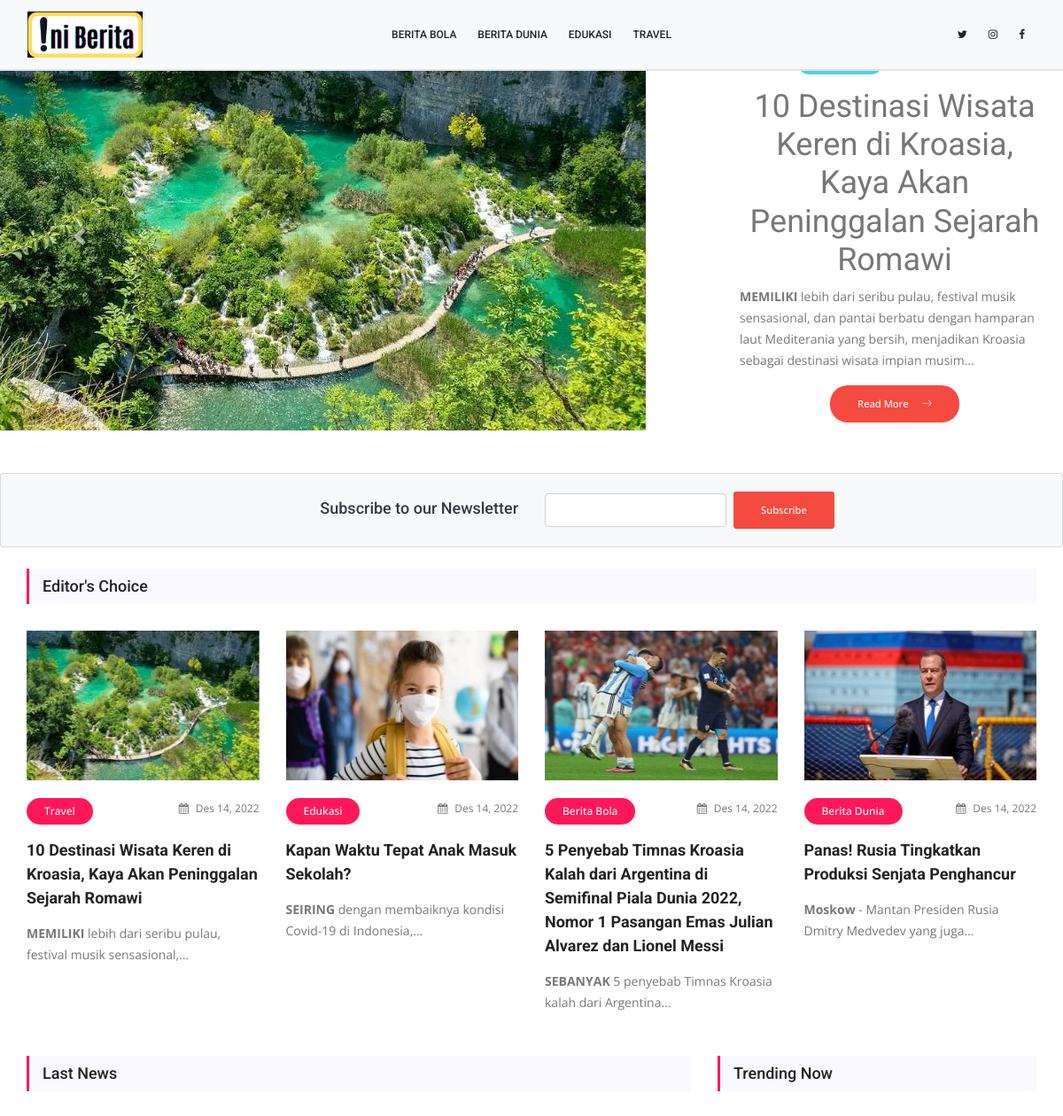
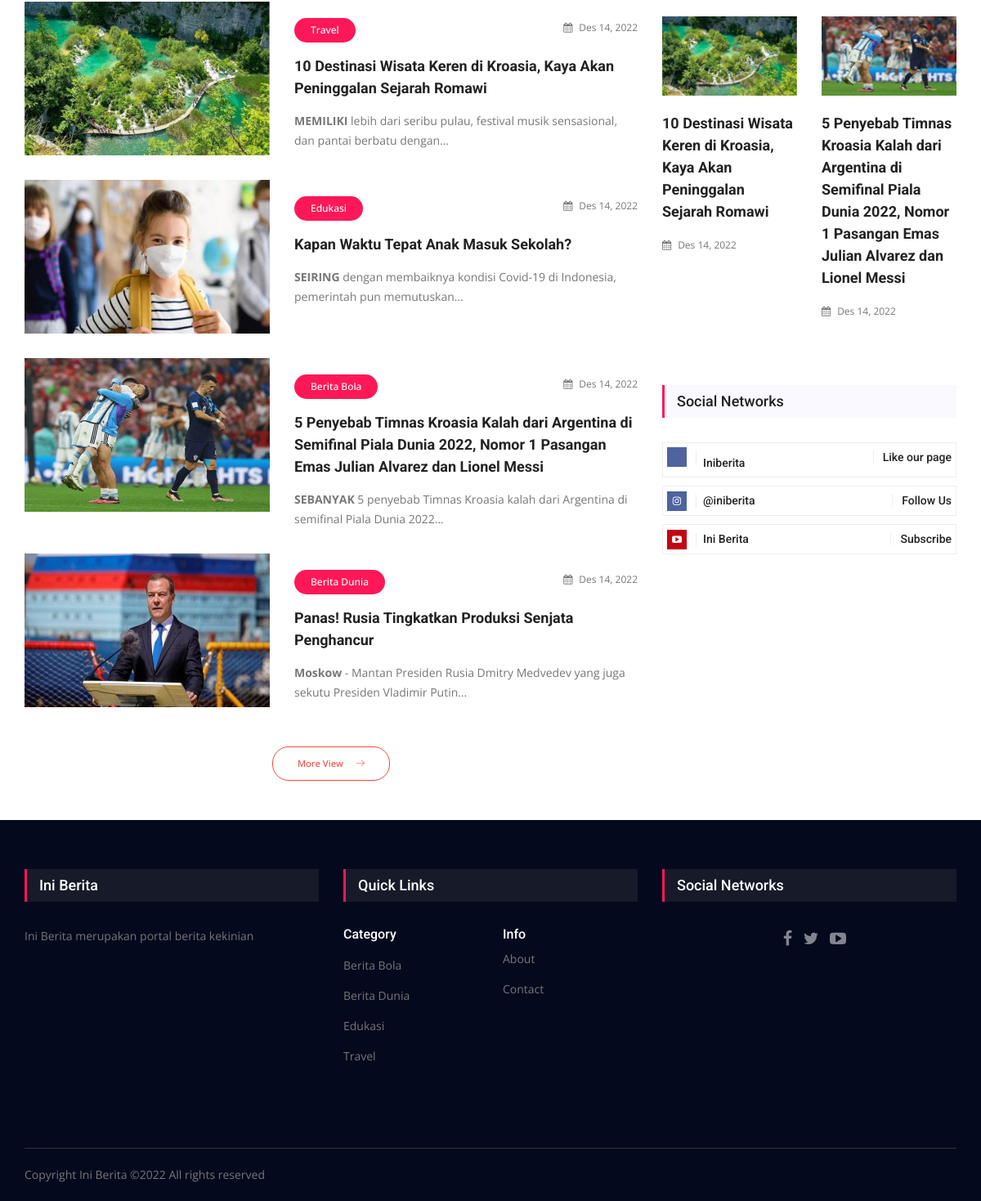
The page / on the database its author committed (2 pictures, top to bottom).
### tables this page shows
CREATE TABLE `category` (
  `id` int(11) NOT NULL,
  `category_name` varchar(100) NOT NULL,
  `slug` varchar(255) NOT NULL,
  `is_active` char(1) NOT NULL
);

CREATE TABLE `posting` (
  `id` int(11) NOT NULL,
  `title` varchar(255) NOT NULL,
  `seo_title` varchar(255) NOT NULL,
  `content` text NOT NULL,
  `featured` char(1) NOT NULL,
  `choice` char(1) NOT NULL,
  `thread` char(1) NOT NULL,
  `id_category` int(11) NOT NULL,
  `photo` varchar(255) NOT NULL,
  `is_active` char(1) NOT NULL,
  `date` date NOT NULL
);

### application/controllers/Home.php (called while the page is built, shortened)
<?php
class Home extends CI_Controller {
   public function __construct()
   {
      $this->load->model('identity_model', 'identity', true);
      $this->load->model('banner_model', 'banner', true);
      $this->load->model('posting_model', 'posting', true);
      $this->load->model('category_model', 'category', true);
   }
   public function index()
   {
      $data['favicon']     = $this->identity->getIdentity();
      $data['title']       = 'Home';
      $data['banner']      = $this->banner->getBanner();
      $data['featured']    = $this->posting->getFeatured();
      $data['choice']      = $this->posting->getChoice();
      $data['popular']     = $this->posting->getMostPopular();
      $data['trending']    = $this->posting->getThread();
      $data['lastNews']    = $this->posting->getLastNews();
      $data['video_game']  = $this->posting->getVideoGames();
      $data['category']    = $this->category->getCategory();
      $data['page'] = 'home';
      $this->load->view('front/layouts/app', $data);
   }
}

### index.php (called while the page is built, shortened)
<?php
require_once BASEPATH.'core/CodeIgniter.php';

### application/models/Category_model.php (called while the page is built, shortened)
<?php
class Category_model extends CI_Model {
   private $table = 'category';
   public function getCategory()
   {
      return $this->db->get($this->table)->result();
   }
}

### application/models/Posting_model.php (called while the page is built, shortened)
<?php
class Posting_model extends CI_Model {
   public function getChoice()
   {
      $this->db->from('posting');
      $this->db->join('category', 'category.id = posting. id_category');
      $this->db->where('choice', 'Y');
      $this->db->where('posting.is_active', 'Y');
      $this->db->order_by('posting.id', 'desc');
      $this->db->limit(4);
      return $this->db->get()->result();
   }
   public function getThread()
   {
      $this->db->from('posting');
      $this->db->join('category', 'category.id = posting. id_category');
      $this->db->where('thread', 'Y');
      $this->db->where('posting.is_active', 'Y');
      $this->db->order_by('posting.id', 'desc');
      $this->db->limit(4);
      return $this->db->get()->result();
   }
   public function getFeatured()
   {
      $this->db->from('posting');
      $this->db->join('category', 'category.id = posting. id_category');
      $this->db->where('featured', 'Y');
      $this->db->where('posting.is_active', 'Y');
      $this->db->order_by('posting.id', 'desc');
      $this->db->limit(3);
      return $this->db->get()->result();
   }
   public function getLastNews()
   {
      $this->db->from('posting');
      $this->db->join('category', 'category.id = posting. id_category');
      $this->db->where('posting.is_active', 'Y');
      $this->db->order_by('posting.id', 'desc');
      $this->db->limit(4);
      return $this->db->get()->result();
   }
   public function getMostPopular()
   {
      $this->db->from('posting');
      $this->db->join('category', 'category.id = posting. id_category');
      $this->db->where('thread', 'Y');
      $this->db->where('posting.is_active', 'Y');
      $this->db->order_by('posting.id', 'desc');
      $this->db->limit(1);
      return $this->db->get()->row();
   }
   public function getVideoGames()
   {
      $this->db->from('posting');
      $this->db->join('category', 'category.id = posting. id_category');
      $this->db->where('category.slug', 'video-game');
      $this->db->where('posting.is_active', 'Y');
      $this->db->order_by('posting.id', 'desc');
      $this->db->limit(5);
      return $this->db->get()->result();
   }
}

### application/helpers/dateindo_helper.php (called while the page is built, shortened)
<?php
function mediumdate_indo($tgl){
   $ubah = gmdate($tgl, time()+60*60*8);
   $pecah = explode("-",$ubah);
   $tanggal = $pecah[2];
   $bulan = medium_bulan($pecah[1]);
   $tahun = $pecah[0];
   return $bulan . ' ' . $tanggal . ', ' . $tahun;
}
function medium_bulan($bln){
   switch ($bln)
   {
      case 12:
         return "Des";
         break;
   }
}

### application/views/front/pages/home.php (the view, shortened to what this page needs)
<div id="carouselExampleIndicators" class="carousel slide" data-ride="carousel">
   <div class="carousel-inner">
      <?php $no = 0;?>
      <?php foreach($featured as $f) : ?>
         <?php $no++;  ?>
         <div class="carousel-item <?php if($no <= 1) { echo "active"; } ?> ">
            <div class="row align-items-center my-5">
               <div class="col-lg-8">
                  <img class="img-fluid mb-4 mb-lg-0" src="<?= base_url("images/posting/$f->photo") ?>" alt="">
               </div>
               <div class="col-lg-4">
                  <div class="container">
                     <div class="date text-center">
                        <a class="genric-btn success circle small" href="<?= base_url("blog/category/$f->slug") ?>"><?= $f->category_name ?></a>
                        <a href="<?= base_url("blog/read/$f->seo_title") ?>"><i class="fa fa-calendar" aria-hidden="true"></i>March 14, 2018</a>
                     </div>
                     <h1 class="font-weight-light text-center"><?= $f->title ?></h1>
                     <p><?= character_limiter($f->content, 200) ?></p>
                     <div class="row">
                        <div class="col text-center">
                           <a href="<?= base_url("blog/read/$f->seo_title") ?>" class="genric-btn danger circle arrow">Read More<span class="lnr lnr-arrow-right"></span></a>
                        </div>
                     </div>
                  </div>
               </div>
            </div>
         </div>
      <?php endforeach ?>
   </div>
   <a class="carousel-control-prev" href="#carouselExampleIndicators" role="button" data-slide="prev">
      <span class="carousel-control-prev-icon" aria-hidden="true"></span>
   </a>
   <a class="carousel-control-next" href="#carouselExampleIndicators" role="button" data-slide="next">
      <span class="carousel-control-next-icon" aria-hidden="true"></span>
   </a>
</div>
<div class="card bg-light text-center">
   <div class="card-body">
      <div class="container">
            <div class="row">
               <div class="col-lg-6 col-sm-4">
                  <h4 class="float-right my-2 text-dark">Subscribe to our Newsletter</h4>
               </div>
               <div class="col-lg-6 col-sm-8">
                  <form action="" class="form-inline">
                     <div class="form-group">
                        <input type="email" class="form-control" id="exampleInputEmail1" aria-describedby="emailHelp">
                        <button class="genric-btn danger radius ml-2">Subscribe</button>
                     </div>
                  </form>
            </div>
         </div>
      </div>
   </div>
</div>
<section class="choice_area mt-4">
   <div class="container">
      <div class="main_title2">
         <h2>Editor's Choice</h2>
      </div>
      <div class="row choice_inner">
         <?php foreach($choice as $c) : ?>
            <div class="col-lg-3">
               <div class="choice_item">
                  <img class="img-fluid choice" src="<?= base_url("images/posting/small/$c->photo") ?>" alt="">
                  <div class="choice_text">
                     <div class="date">
                        <a class="gad_btn" href="<?= base_url("blog/category/$c->slug") ?>"><?= $c->category_name ?></a>
                        <a href="<?= base_url("blog/read/$c->seo_title") ?>" class="float-right">
                           <i class="fa fa-calendar" aria-hidden="true"></i><?= mediumdate_indo($c->date) ?>
                        </a>
                     </div>
                     <a href="<?= base_url("blog/read/$c->seo_title") ?>"
                        ><h4><?= $c->title ?></h4>
                     </a>
                     <p><?= character_limiter($c->content, 70) ?></p>
                  </div>
               </div>
            </div>
         <?php endforeach ?>
      </div>
   </div>
</section>
<section class="news_area mt-5">
   <div class="container">
      <div class="row">
         <div class="col-lg-8">
            <div class="main_title2">
               <h2>Last News</h2>
            </div>
            <div class="latest_news">
               <?php foreach($lastNews as $ln)  :?>
                  <div class="media">
                     <div class="d-flex">
                        <img class="img-fluid" src="<?= base_url("images/posting/medium/$ln->photo") ?>" alt="">
                     </div>
                     <div class="media-body">
                        <div class="choice_text">
                           <div class="date">
                              <a class="gad_btn" href="<?= base_url("blog/category/$ln->slug") ?>"><?= $ln->category_name ?></a>
                              <a href="<?= base_url("blog/read/$ln->seo_title") ?>" class="float-right"><i class="fa fa-calendar" aria-hidden="true">
                                 </i><?= mediumdate_indo($ln->date) ?>
                              </a>
                           </div>
                           <a href="<?= base_url("blog/read/$ln->seo_title") ?>">
                              <h4><?= $ln->title ?></h4>
                           </a>
                           <p><?= character_limiter($ln->content, 100) ?></p>
                        </div>
                     </div>
                  </div>
               <?php endforeach ?>
            </div>
            <div class="row mt-5">
               <div class="col text-center">
                  <a href="<?= base_url('blog') ?>" class="genric-btn danger-border circle arrow">More View<span class="lnr lnr-arrow-right"></span></a>
               </div>
            </div>
         </div>
         <?php $this->load->view('front/layouts/_sidebar', $trending) ?>
      </div>
   </div>
</section>

### application/views/front/layouts/_navbar.php (shortened to what this page needs)
<?php
   $navbar   = $this->category->getCategory();
   $category = $this->uri->segment(3);
?>
<nav class="navbar navbar-light navbar-expand-lg navbar-light bg-light fixed-top home">
   <div class="container">
      <a href="<?= base_url() ?>" class="navbar-brand d-flex w-50 mr-auto">
      <img src="<?= base_url('images/brand/ini berita.jpg') ?>" alt="" style="width: 130px;">
      </a>
      <div class="navbar-collapse collapse w-100" id="collapsingNavbar3">
         <ul class="navbar-nav w-100 justify-content-center">
            <?php foreach($navbar as $n) : ?>
               <li class="nav-item <?php if($n->slug === $category ) { echo "active"; } ?> ">
                  <a class="nav-link" href="<?= base_url("blog/category/$n->slug") ?>"><?= $n->category_name ?></a>
               </li>
            <?php endforeach ?>
         </ul>
         <ul class="nav navbar-nav ml-auto w-100 justify-content-end">
            <li class="nav-item">
               <a class="nav-link" href="<?= base_url() ?>">
                  <i class="fa fa-twitter"></i>
               </a>
            </li>
            <li class="nav-item">
               <a class="nav-link" href="<?= base_url() ?>">
                  <i class="fa fa-instagram"></i>
               </a>
            </li>
            <li class="nav-item">
               <a class="nav-link" href="<?= base_url() ?>">
                  <i class="fa fa-facebook"></i>
               </a>
            </li>
         </ul>
      </div>
   </div>
</nav>

### application/views/front/layouts/_sidebar.php (shortened to what this page needs)
<div class="col-lg-4">
   <div class="right_sidebar">
         <div class="main_title2 mb-5">
            <h2>Trending Now</h2>
         </div>
         <div class="news_slider owl-carousel">
            <?php foreach($trending as $t) : ?>
               <div class="item">
                  <div class="choice_item">
                     <img src="<?= base_url('images/posting/xsmall/' . $t->photo) ?>" alt="">
                     <div class="choice_text">
                        <a href="<?= base_url("blog/read/$t->seo_title") ?>">
                           <h4><?= $t->title ?></h4>
                        </a>
                        <div class="date">
                           <a href="<?= base_url("blog/read/$t->seo_title") ?>"><i class="fa fa-calendar" aria-hidden="true"></i><?= mediumdate_indo($t->date) ?></a>
                        </div>
                     </div>
                  </div>
               </div>
            <?php endforeach ?>
         </div>
      <aside class="r_widgets social_widgets mt-5">
         <div class="main_title2">
            <h2>Social Networks</h2>
         </div>
         <ul class="list">
            <li><a href="#"><i class="fa fa-envelove-o"></i>Iniberita<span>Like our page</span></a></li>
            <li><a href="#"><i class="fa fa-instagram"></i>@iniberita<span>Follow Us</span></a></li>
            <li><a href="#"><i class="fa fa-youtube-play"></i>Ini Berita<span>Subscribe</span></a></li>
         </ul>
      </aside>
   </div>
</div>

### application/views/front/layouts/_footer.php
<footer class="footer-area mt-5">
   <div class="container">
      <div class="row f_widgets_inner">
         <div class="col-lg-4 col-md-6 col-sm-6">
            <div class="single-footer-widget ab_widgets">
               <div class="f_title">
                  <h3>Ini Berita</h3>
               </div>
               <p>Ini Berita merupakan portal berita kekinian</p>
            </div>
         </div>
         <div class="col-lg-4 col-md-6 col-sm-6">
            <div class="single-footer-widget">
                  <div class="f_title">
                  <h3>Quick Links</h3>
                  </div>
                  <div class="row">
                     <div class="col-6">
                        <h5 style="color: white">Category</h5>
                        <ul class="list mt-3">
                           <?php foreach($category as $c) : ?>
                              <li><a href="<?= base_url("blog/category/$c->slug") ?>"><?= $c->category_name ?></a></li>
                           <?php endforeach ?>
                        </ul>
                     </div>
                     <div class="col-6">
                        <h5 style="color: white">Info</h5>
                        <ul class="list">
                              <li><a href="<?= base_url('contact') ?>">About</a></li>
                              <li><a href="#">Contact</a></li>
                        </ul>
                     </div>
                  </div>
            </div>
         </div>
         <div class="col-lg-4 col-md-6">
            <div class="single-footer-widget m_news_widgets">
               <div class="f_title">
                  <h3>Social Networks</h3>
               </div>
               <div class="col-lg-4 col-md-4 footer-social icon mx-auto">
                  <a href="#"><i class="fa fa-facebook"></i></a>
                  <a href="#"><i class="fa fa-twitter"></i></a>
                  <a href="#"><i class="fa fa-youtube-play"></i></a>
               </div>
            </div>
         </div>
      </div>
      <div class="row footer-bottom d-flex justify-content-between align-items-center">
         <div class="col-lg-12">
            <div class="f_boder"></div>
         </div>
         <p class="col-lg-8 col-md-8 footer-text">
Copyright Ini Berita &copy;<script>document.write(new Date().getFullYear());</script> All rights reserved
</p>
      </div>
   </div>
</footer>

### rows shown on the page
category: category_name "BERITA BOLA", category_name "Berita Bola"
category: category_name "BERITA DUNIA", category_name "Berita Dunia"
category: category_name "EDUKASI", category_name "Edukasi"
category: category_name "TRAVEL", category_name "Travel"
posting: photo (picture), title "10 Destinasi Wisata Keren di Kroasia, Kaya Akan Peninggalan Sejarah Romawi", content "MEMILIKI lebih dari seribu pulau, festival musik sensasional, dan pantai berbatu dengan hamparan laut Mediterania yang bersih, menjadikan Kroasia sebagai destinasi wisata impian musim…", id_category.category_name "Travel", date "Des 14, 2022", content "MEMILIKI lebih dari seribu pulau, festival musik sensasional,…", content "MEMILIKI lebih dari seribu pulau, festival musik sensasional, dan pantai berbatu dengan…"
posting: photo (picture), id_category.category_name "Edukasi", date "Des 14, 2022", title "Kapan Waktu Tepat Anak Masuk Sekolah?", content "SEIRING dengan membaiknya kondisi Covid-19 di Indonesia,…", content "SEIRING dengan membaiknya kondisi Covid-19 di Indonesia, pemerintah pun memutuskan…"
posting: photo (picture), id_category.category_name "Berita Bola", date "Des 14, 2022", title "5 Penyebab Timnas Kroasia Kalah dari Argentina di Semifinal Piala Dunia 2022, Nomor 1 Pasangan Emas Julian Alvarez dan Lionel Messi", content "SEBANYAK 5 penyebab Timnas Kroasia kalah dari Argentina…", content "SEBANYAK 5 penyebab Timnas Kroasia kalah dari Argentina di semifinal Piala Dunia 2022…"
posting: photo (picture), id_category.category_name "Berita Dunia", date "Des 14, 2022", title "Panas! Rusia Tingkatkan Produksi Senjata Penghancur", content "Moskow - Mantan Presiden Rusia Dmitry Medvedev yang juga…", content "Moskow - Mantan Presiden Rusia Dmitry Medvedev yang juga sekutu Presiden Vladimir Putin…"
